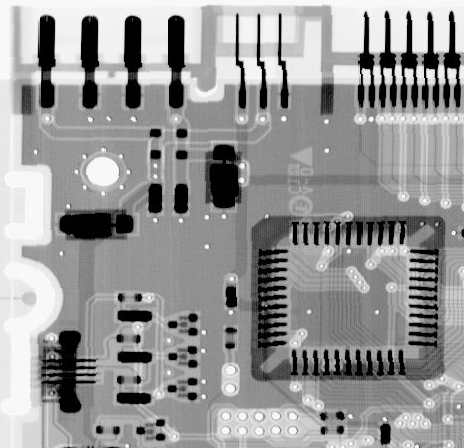
#> input picture gaussian_noise/Fig0507a.tif, 464 x 448 px
$ python gaussian_noise.py
#> lines starting #> are read from the running program, lines starting #| are printed output that depends on the picture
#> in main, image is the input picture: shape (448, 464); min 0, max 255, mean 150.8
#####################################################################################
# Adam King                                                                         #
# CS 4410                                                                           #
# Last Updated: 11/11/2021							                                #
#####################################################################################
# Implements a custom Gaussian Noise Filter to create a noisy image                 #
#####################################################################################

import cv2
import numpy as np


def gaussian_noise(image, mean, variance):
#> called with mean = 0, variance = 1
    img = image[..., ::-1] / 255.0
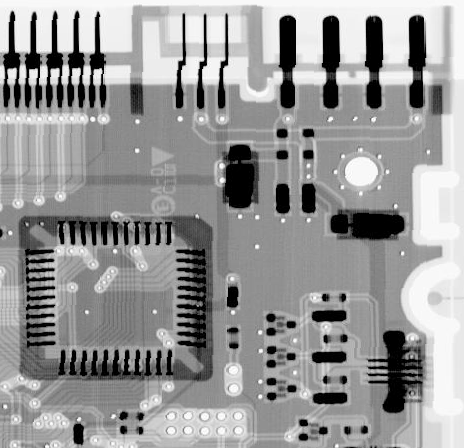
#> img: shape (448, 464) float64; min 0, max 1, mean 0.591

    # loc = noise mean, scale = variance
    gaussian = np.random.normal(loc=mean, scale=variance, size=img.shape)

    # Gaussian noise overlaid over the image
    noisy_image = np.clip((img + gaussian * 0.2), 0, 1)
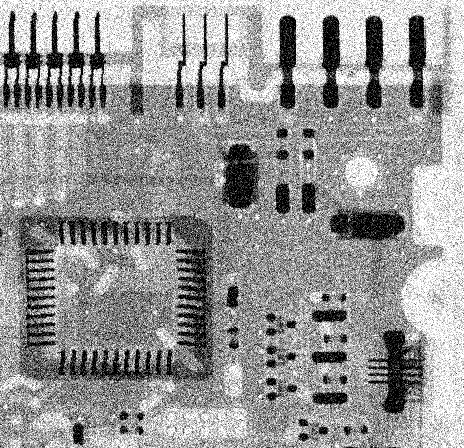
#> noisy_image: shape (448, 464) float64; min 0, max 1, mean 0.588

    return noisy_image


def main():
    image_path = 'Fig0507a.tif'
    image = cv2.imread(image_path, cv2.IMREAD_GRAYSCALE)
    noisy = gaussian_noise(image, 0, 1)
    cv2.imshow('Noisy Image', noisy)
    cv2.imwrite('Fig0507a_gaussian_noise.png', noisy*255)


if __name__ == '__main__':
    main()
